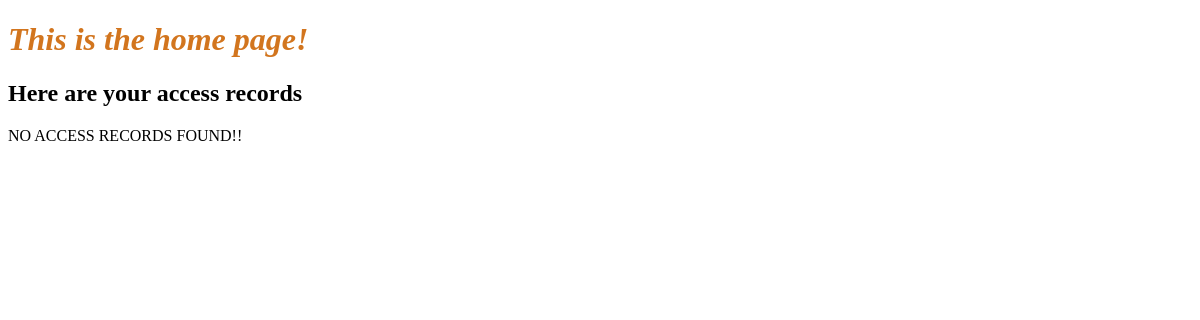
Before: / with the older database file.
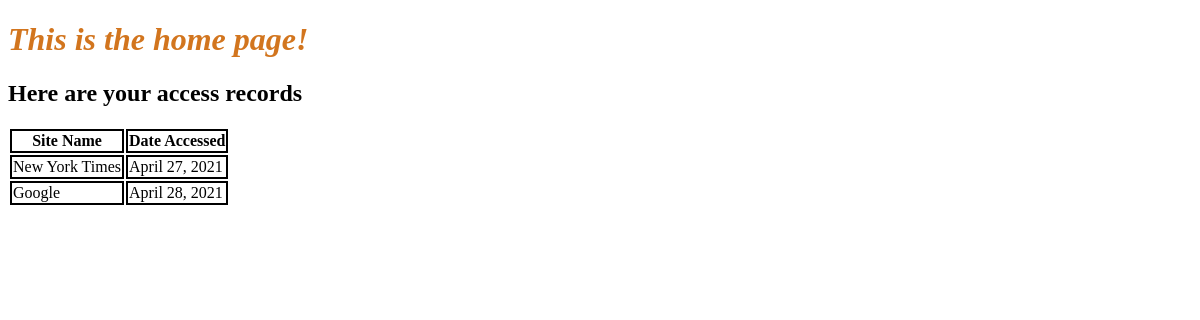
After: the same page with the newer database file.
### pageapp/models.py (models this page shows, shortened)
class AccessRecord(models.Model):
    name = models.ForeignKey(WebPage, on_delete=models.CASCADE)
    date = models.DateField()

class WebPage(models.Model):
    top_name = models.ForeignKey(Topic, on_delete=models.CASCADE)
    name = models.CharField(max_length=200, unique=True)
    url = models.URLField(unique=True)
    def __str__(self):
        return self.name

### pageapp/views.py (the view)
# urls.py: path('', index, name='home'),
def index(request):
    webpage_list = AccessRecord.objects.order_by('date')
    date_dict = {'access_records': webpage_list}
    return render(request, 'pageapp/home.html', context=date_dict)

### templates/pageapp/home.html (shortened to what this page needs)
<!DOCTYPE html>
{% load static %}
<html lang="en">
<head>
    <link rel="stylesheet" href="{% static '/styles.css' %}"/>
</head>
<body>
    <h1><em>This is the home page!</em></h1>
    <h2>Here are your access records</h2>
   <div class="showrecords">
       {% if access_records %}
        <table>
            <thead>
                <th>Site Name</th>
                <th>Date Accessed</th>
            </thead>
            {% for acc in access_records %}
             <tr>
                 <td>{{ acc.name }}</td>
                 <td>{{ acc.date }}</td>
             </tr>
            {% endfor %}
        </table>
        {% else %}
         <p>NO ACCESS RECORDS FOUND!!</p>
        {% endif %}
   </div>
</body>
</html>

### pageapp/static/styles.css (style rules this page uses)
h1 { color: rgb(210, 117, 30); }
th, td { border: 2px solid black; }

Changed rows visible on the page:
added AccessRecord: name "New York Times", date "April 27, 2021"
added AccessRecord: name "Google", date "April 28, 2021"
Other visible differences:
text no longer shown: "NO ACCESS RECORDS FOUND!!"
text now shown: "Site Name Date Accessed"
